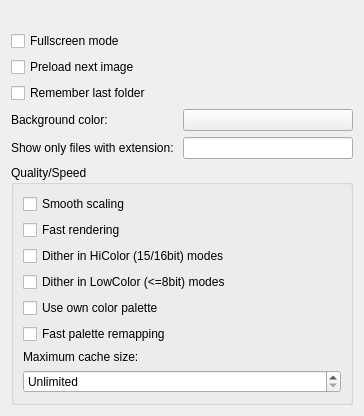
<?xml version="1.0" encoding="UTF-8"?>
<ui version="4.0">
 <class>GeneralWidget</class>
 <widget class="QWidget" name="GeneralWidget">
  <property name="geometry">
   <rect>
    <x>0</x>
    <y>0</y>
    <width>364</width>
    <height>402</height>
   </rect>
  </property>
  <property name="windowTitle">
   <string>General</string>
  </property>
  <layout class="QGridLayout" name="gridLayout">
   <item row="3" column="0" colspan="2">
    <widget class="QCheckBox" name="cbLastdir">
     <property name="text">
      <string>Remember last folder</string>
     </property>
    </widget>
   </item>
   <item row="5" column="1">
    <widget class="KLineEdit" name="editFilter"/>
   </item>
   <item row="6" column="0" colspan="2">
    <widget class="QGroupBox" name="gbox2">
     <property name="title">
      <string>Quality/Speed</string>
     </property>
     <layout class="QVBoxLayout" name="verticalLayout">
      <item>
       <widget class="QCheckBox" name="cbSmoothScale">
        <property name="text">
         <string>Smooth scaling</string>
        </property>
       </widget>
      </item>
      <item>
       <widget class="QCheckBox" name="cbFastRender">
        <property name="text">
         <string>Fast rendering</string>
        </property>
       </widget>
      </item>
      <item>
       <widget class="QCheckBox" name="cbDither16bit">
        <property name="text">
         <string>Dither in HiColor (15/16bit) modes</string>
        </property>
       </widget>
      </item>
      <item>
       <widget class="QCheckBox" name="cbDither8bit">
        <property name="text">
         <string>Dither in LowColor (&lt;=8bit) modes</string>
        </property>
       </widget>
      </item>
      <item>
       <widget class="QCheckBox" name="cbOwnPalette">
        <property name="text">
         <string>Use own color palette</string>
        </property>
       </widget>
      </item>
      <item>
       <widget class="QCheckBox" name="cbFastRemap">
        <property name="text">
         <string>Fast palette remapping</string>
        </property>
       </widget>
      </item>
      <item>
       <widget class="QLabel" name="label">
        <property name="text">
         <string>Maximum cache size: </string>
        </property>
        <property name="buddy">
         <cstring>maxCacheSpinBox</cstring>
        </property>
       </widget>
      </item>
      <item>
       <widget class="QSpinBox" name="maxCacheSpinBox">
        <property name="specialValueText">
         <string>Unlimited</string>
        </property>
        <property name="suffix">
         <string> MB</string>
        </property>
        <property name="maximum">
         <number>400</number>
        </property>
       </widget>
      </item>
     </layout>
    </widget>
   </item>
   <item row="1" column="0" colspan="2">
    <widget class="QCheckBox" name="cbFullscreen">
     <property name="text">
      <string>Fullscreen mode</string>
     </property>
    </widget>
   </item>
   <item row="4" column="1">
    <widget class="KColorButton" name="colorButton"/>
   </item>
   <item row="4" column="0">
    <widget class="QLabel" name="l0">
     <property name="text">
      <string>Background color:</string>
     </property>
    </widget>
   </item>
   <item row="5" column="0">
    <widget class="QLabel" name="l1">
     <property name="text">
      <string>Show only files with extension: </string>
     </property>
    </widget>
   </item>
   <item row="0" column="0" colspan="2" alignment="Qt::AlignRight">
    <widget class="KUrlLabel" name="logo">
     <property name="tipText">
      <string>Open KuickShow Website</string>
     </property>
     <property name="useTips">
      <bool>true</bool>
     </property>
    </widget>
   </item>
   <item row="2" column="0" colspan="2">
    <widget class="QCheckBox" name="cbPreload">
     <property name="text">
      <string>Preload next image</string>
     </property>
    </widget>
   </item>
   <item row="7" column="0" colspan="2">
    <spacer name="verticalSpacer">
     <property name="orientation">
      <enum>Qt::Vertical</enum>
     </property>
     <property name="sizeHint" stdset="0">
      <size>
       <width>20</width>
       <height>40</height>
      </size>
     </property>
    </spacer>
   </item>
  </layout>
 </widget>
 <customwidgets>
  <customwidget>
   <class>KColorButton</class>
   <extends>QPushButton</extends>
   <header>kcolorbutton.h</header>
  </customwidget>
  <customwidget>
   <class>KLineEdit</class>
   <extends>QLineEdit</extends>
   <header>klineedit.h</header>
  </customwidget>
  <customwidget>
   <class>KUrlLabel</class>
   <extends>QLabel</extends>
   <header>kurllabel.h</header>
  </customwidget>
 </customwidgets>
 <resources/>
 <connections/>
</ui>
